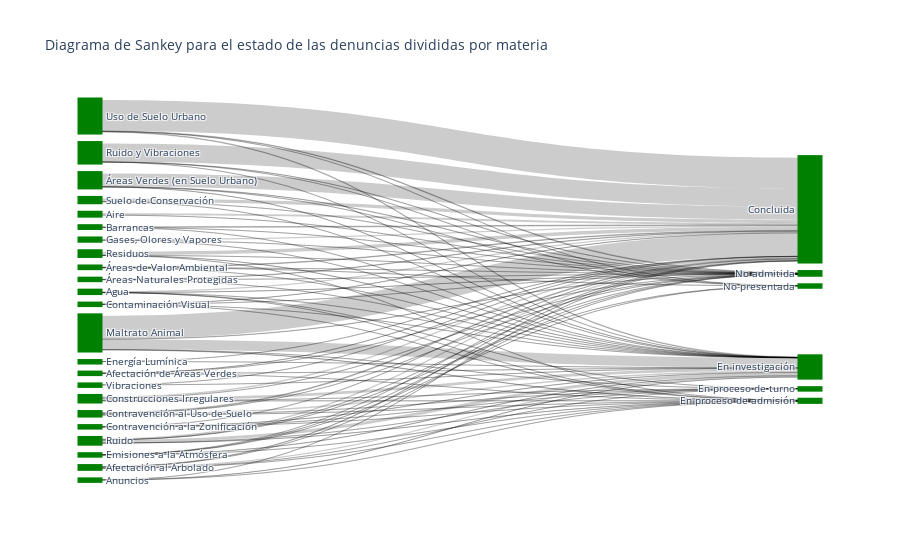

Source (notebook cell):
### Code cell
fig = go.Figure(data=[go.Sankey(
    node = dict(
      pad = 15,
      thickness = 20,
      line = dict(color = "green", width = 5),
      label = lista_labels,
      color = "green"
    ),
    link = dict(
      source = fuente, # indices correspond to labels, eg A1, A2, A1, B1, ...
      target = objetivo,
      value = valores
  ))])

fig.update_layout(title_text="Diagrama de Sankey para el estado de las denuncias divididas por materia", font_size=10)
fig.show()

### Figure 1 — Plotly figure (JSON) as saved in the notebook; plotly's stock layout.template omitted (floating-point values rounded to 4 significant figures; data arrays with more than 128 entries replaced by an {"elided": "..."} marker saying what was removed)
{"data": [{"link": {"source": {"elided": "138 int values"}, "target": {"elided": "138 int values"}, "value": {"elided": "138 int values"}}, "node": {"color": "green", "label": ["Áreas Verdes (en Suelo Urbano)", "Suelo de Conservación", "Aire", "Maltrato Animal", "Uso de Suelo Urbano", "Ruido y Vibraciones", "Residuos", "Barrancas", "Agua", "Gases, Olores y Vapores", "Áreas de Valor Ambiental", "Contaminación Visual", "Energía Lumínica", "Áreas Naturales Protegidas", "Construcciones Irregulares", "Ruido", "Emisiones a la Atmósfera", "Contravención al Uso de Suelo", "Contravención a la Zonificación", "Afectación de Áreas Verdes", "Afectación al Arbolado", "Vibraciones", "Anuncios", "Concluida", "No admitida", "No presentada", "En investigación", "En proceso de admisión", "En proceso de turno"], "line": {"color": "green", "width": 5}, "pad": 15, "thickness": 20}, "type": "sankey"}], "layout": {"font": {"size": 10}, "title": {"text": "Diagrama de Sankey para el estado de las denuncias divididas por materia"}}}
